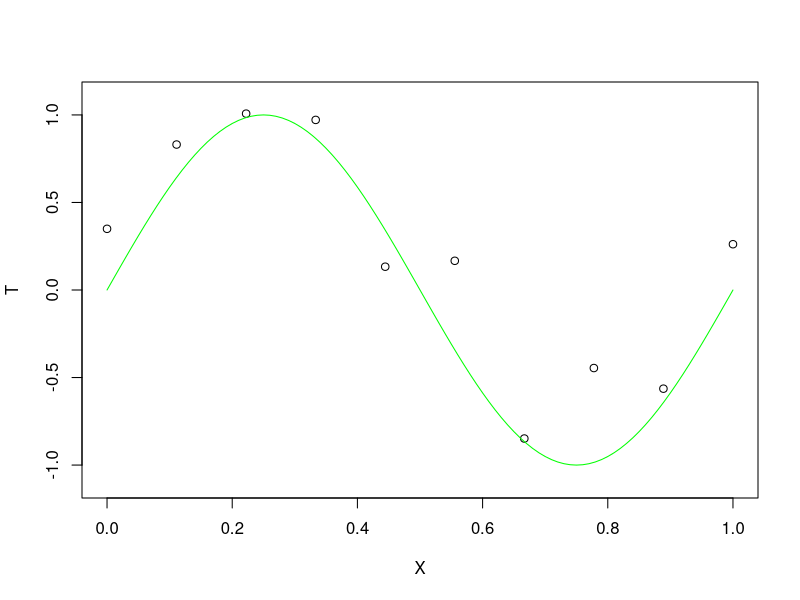
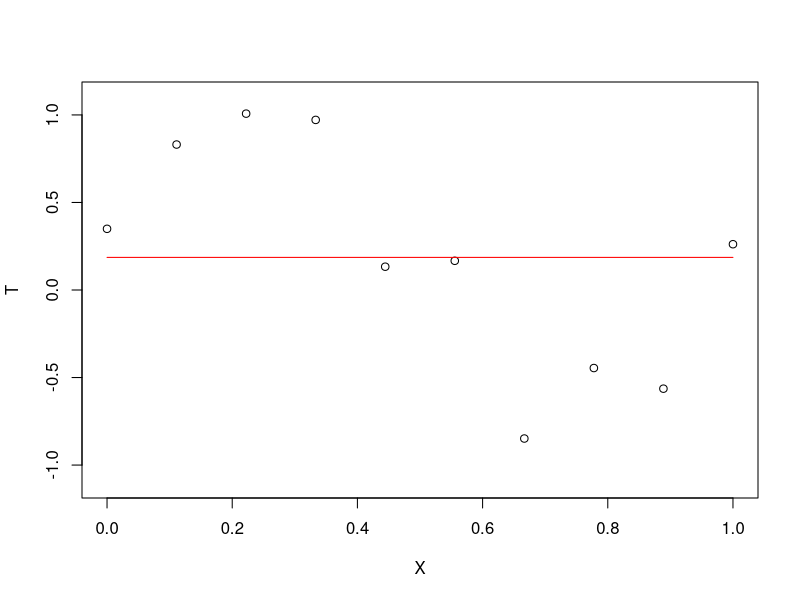
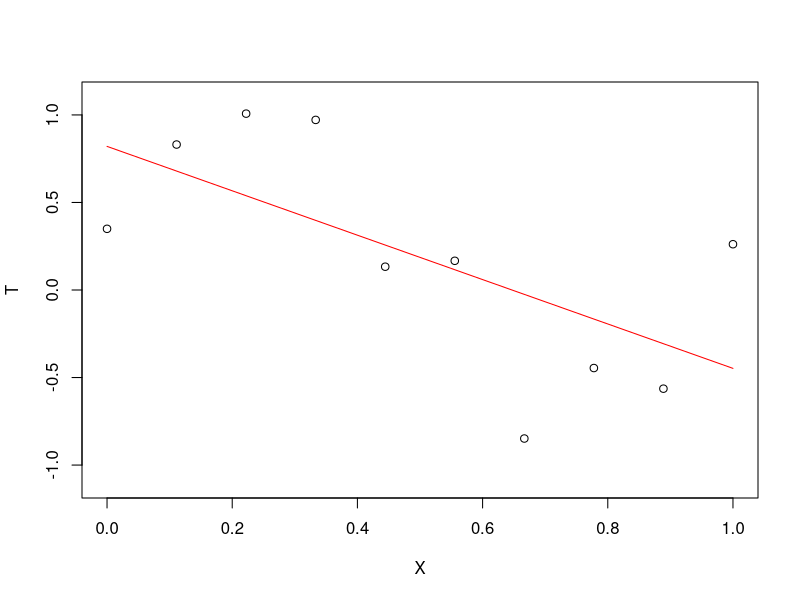
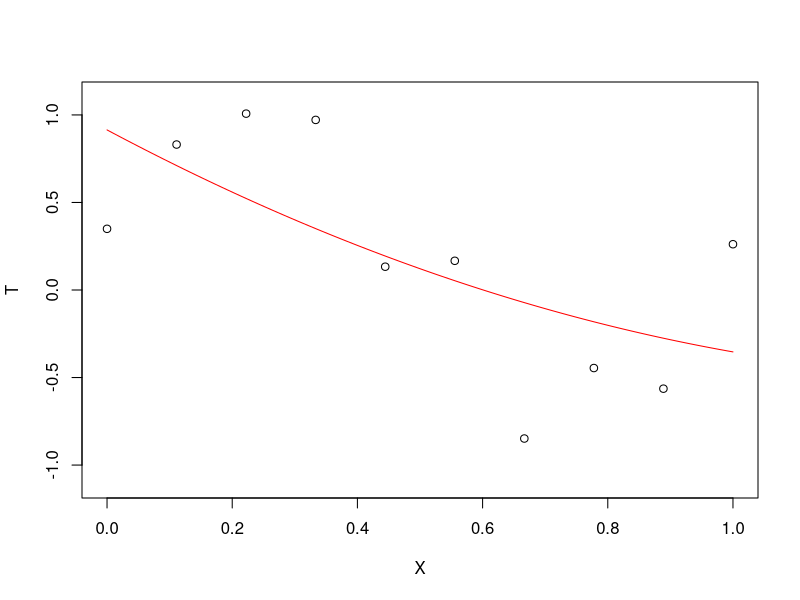
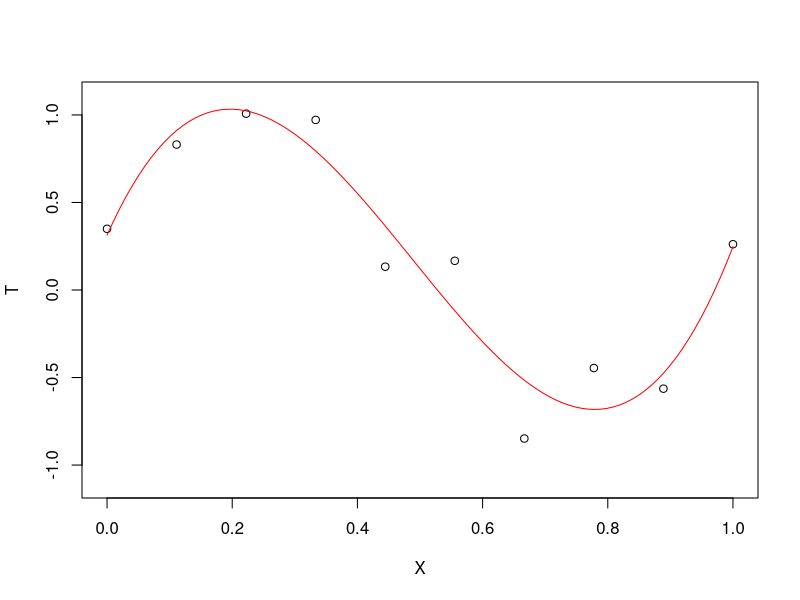
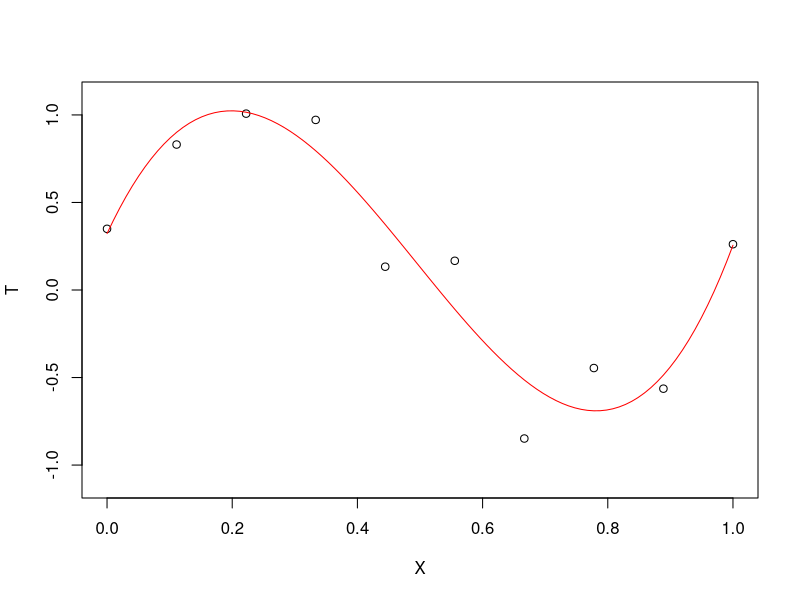
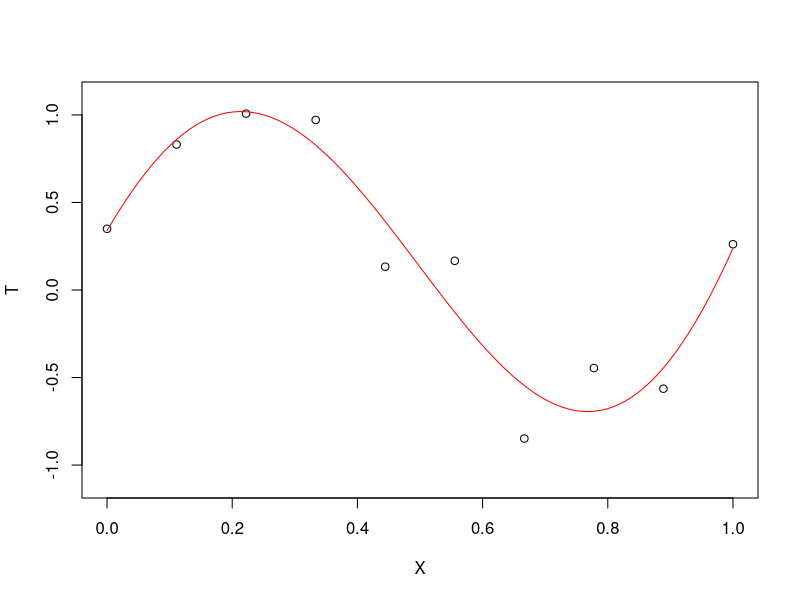
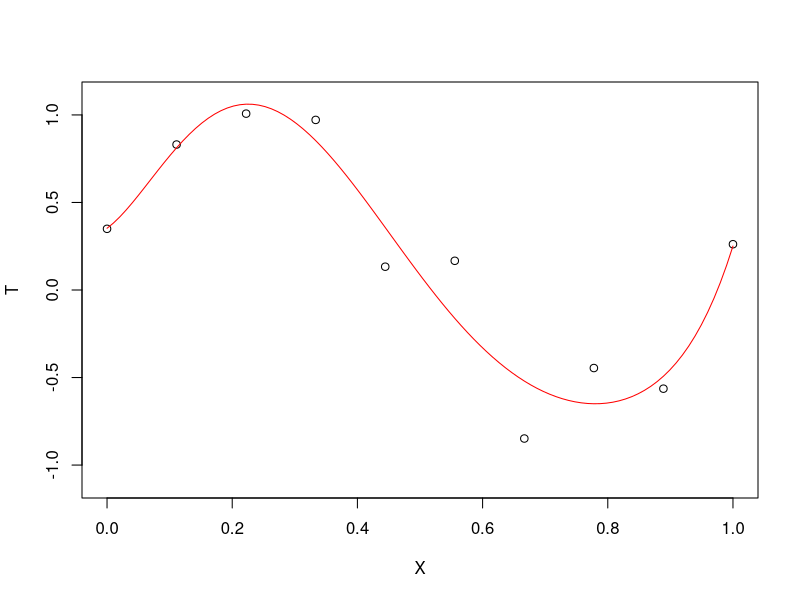

Write the R code that produced these figures, in order.
# データの読み込み
d <- matrix(scan("curvefitting.txt"), ncol = 2, byrow = TRUE)

# 値の代入
X <- d[,1]
T <- d[,2]

# 描画（ylim:y軸の範囲を指定）
plot(X, T, ylim = c(-1.1, 1.1))

# col:色指定, add:前のグラフに重ねて描画
curve(sin(2 * pi * x), col = "green", add = TRUE)

calc.w <- function(X, T, M) {
  # サイズを指定して, 空のA, bを作成
  A <- matrix(NA, nrow = M + 1, ncol = M + 1)
  b <- rep(NA, M + 1)
  for (i in 0:M) {
    for (j in 0:M)
      A[i + 1, j + 1] <- sum(X^(i + j))
    b[i + 1] <- sum(T * X^i)
  }
  # solve(A):逆行列
  # solve(A, b):A^{-1}b
  return(solve(A, b))
}

y <- function(x, w) {
  M <- length(w) - 1
  s <- 0
  for (i in 0:M)
    s <- s + w[i + 1] * x^i
  return(s)
}
y.vec <- function(X, w) {
  return(sapply(X, function(x) y(x, w)))
}

# # 簡略ver
# y <- function(x, w) {
#   M <- length(w) - 1
#   return(sum(w * sapply(0:M, function(n) x^n)))
# }

# 実行
write("", './result_w.txt', append=FALSE)
for (i in 0:9) {
  # wの値を保存
  write(paste(i, "次の場合", sep=""), './result_w.txt', append=TRUE)
  write((w <- calc.w(X, T, i)), './result_w.txt', append=TRUE)
  
  # 描画
  fig = paste("w",i,".png", sep = "")
  
  png(fig) 
  plot(X, T, ylim = c(-1.1, 1.1))
  x <- seq(0, 1, len = 100)
  # lines() は,その時点でプロットされているグラフに上書きして曲線を描画
  lines(x, y.vec(x, w), col = "red")
  
  dev.off() 
}

